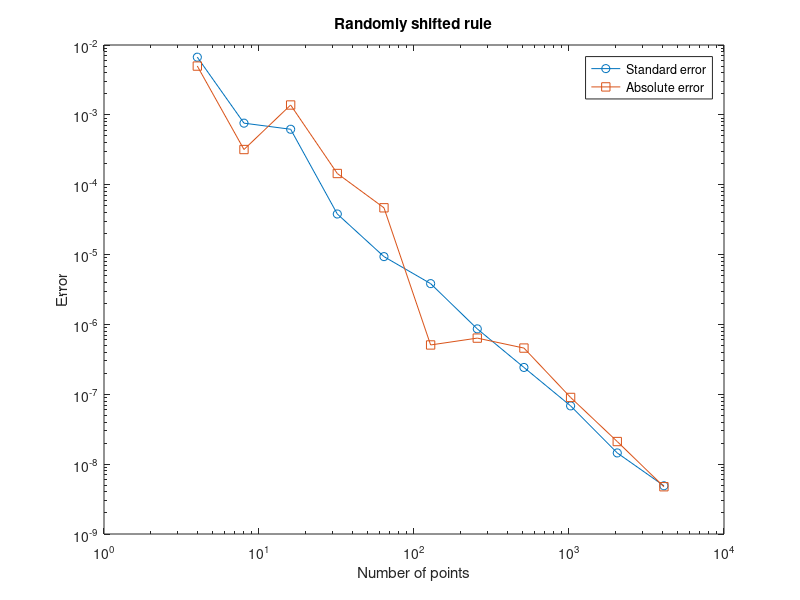

Recreate this plot in MATLAB.
%{
Randomly shifted Möbius-Transformed Trapezoidal Rule with an error estimate.

The fixed shift of cot_trap.m is replaced by a uniform random shift delta,
theta_j = 2*pi*(j+delta)/n for j = 0,...,n-1. For every delta the rule is a
valid quadrature rule, and its expectation over delta is exactly the integral.
Repeating it with R independent shifts gives R unbiased estimates, whose mean
is the final estimate and whose standard deviation divided by sqrt(R) is its
standard error.

Y. Suzuki, N. Hyvönen, and T. Karvonen. “Möbius-Transformed Trapezoidal Rule”.
AMS Mathematics of Computation 95 (2026), no. 359, 1491–1515. DOI:10.1090/mcom/4084

See also T. Goda, Y. Kazashi, and Y. Suzuki. “Randomizing the trapezoidal rule
gives the optimal RMSE rate in Gaussian Sobolev spaces”. AMS Mathematics of
Computation 93 (2024), 1655–1676. DOI:10.1090/mcom/3910

This script was generated by Claude, Anthropic's AI assistant, based on
cot_trap.m written by Yuya Suzuki.

Copyright (c) 2025 Yuya Suzuki

THE SOFTWARE IS PROVIDED "AS IS", WITHOUT WARRANTY OF ANY KIND, EXPRESS OR
IMPLIED, INCLUDING BUT NOT LIMITED TO THE WARRANTIES OF MERCHANTABILITY,
FITNESS FOR A PARTICULAR PURPOSE AND NONINFRINGEMENT. IN NO EVENT SHALL THE
AUTHORS OR COPYRIGHT HOLDERS BE LIABLE FOR ANY CLAIM, DAMAGES OR OTHER
LIABILITY, WHETHER IN AN ACTION OF CONTRACT, TORT OR OTHERWISE, ARISING FROM,
OUT OF OR IN CONNECTION WITH THE SOFTWARE OR THE USE OR OTHER DEALINGS IN THE
SOFTWARE.
%}

%% Mobius transform
phi= @(z) -cot(z./2); % mobius transform
phi_=@(z) 1./(2.*(sin(z./2)).^2); % Jacobian
M=12; %number of points; calculated up until 2^M points
R=16; %number of independent random shifts for each n
rng(2025); %seed of the random number generator, for reproducibility
res=zeros(4,M); %rows: number of points, estimate, standard error, absolute error
%% Define your weight
rho= @(x) exp(-(x.^2)./2)./sqrt(2*pi);
%% Define your integrand function (it must accept vectors)
p=1;%parameter in the integrand, |x|^p
f= @(x) abs(x).^p;

trueI=sqrt((2^p)/pi)*gamma((p+1)/2); %true integral value, only for the absolute error

for ni=2:M
n=2^ni; % number of points
est=zeros(R,1);
for r=1:R
delta=rand; % random shift in [0,1)
theta=2*pi*((0:n-1)+delta)/n; % equidistant points with a random shift
x=phi(theta);
g=f(x).*rho(x).*phi_(theta);
g(theta==0)=0; % theta=0 is x=-Inf, where the weighted integrand vanishes
est(r)=2*pi/n*sum(g);
end
res(:,ni)=[n; mean(est); std(est)/sqrt(R); abs(trueI-mean(est))];
fprintf('n = %5d   estimate = %.10f   standard error = %.3e   absolute error = %.3e\n', res(:,ni));
end

figure;
loglog(res(1,2:end),res(3,2:end),'o-',res(1,2:end),res(4,2:end),'s-')
legend('Standard error','Absolute error')
title('Randomly shifted rule')
xlabel('Number of points')
ylabel('Error')
